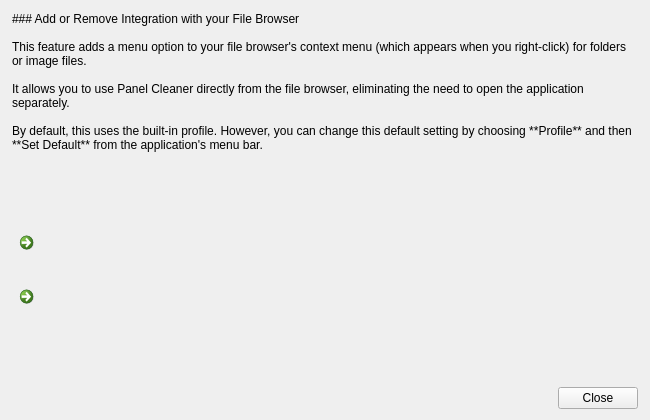
<?xml version="1.0" encoding="UTF-8"?>
<ui version="4.0">
 <class>FileManagerExtension</class>
 <widget class="QDialog" name="FileManagerExtension">
  <property name="geometry">
   <rect>
    <x>0</x>
    <y>0</y>
    <width>650</width>
    <height>420</height>
   </rect>
  </property>
  <property name="windowTitle">
   <string>File Manager Extension</string>
  </property>
  <layout class="QVBoxLayout" name="verticalLayout" stretch="0,0,0,0,0,0,0">
   <property name="spacing">
    <number>6</number>
   </property>
   <property name="leftMargin">
    <number>12</number>
   </property>
   <property name="topMargin">
    <number>12</number>
   </property>
   <property name="rightMargin">
    <number>12</number>
   </property>
   <item>
    <widget class="QLabel" name="label">
     <property name="text">
      <string>### Add or Remove Integration with your File Browser

This feature adds a menu option to your file browser's context menu (which appears when you right-click) for folders or image files.

It allows you to use Panel Cleaner directly from the file browser, eliminating the need to open the application separately.

By default, this uses the built-in profile. However, you can change this default setting by choosing **Profile** and then **Set Default** from the application's menu bar.</string>
     </property>
     <property name="textFormat">
      <enum>Qt::MarkdownText</enum>
     </property>
     <property name="wordWrap">
      <bool>true</bool>
     </property>
    </widget>
   </item>
   <item>
    <spacer name="verticalSpacer">
     <property name="orientation">
      <enum>Qt::Vertical</enum>
     </property>
     <property name="sizeHint" stdset="0">
      <size>
       <width>20</width>
       <height>12</height>
      </size>
     </property>
    </spacer>
   </item>
   <item>
    <widget class="QCommandLinkButton" name="commandLinkButton_install">
     <property name="text">
      <string notr="true">&lt;add shell extension&gt;</string>
     </property>
     <property name="description">
      <string notr="true">&lt;adding to what program&gt;</string>
     </property>
    </widget>
   </item>
   <item>
    <spacer name="verticalSpacer_3">
     <property name="orientation">
      <enum>Qt::Vertical</enum>
     </property>
     <property name="sizeType">
      <enum>QSizePolicy::Fixed</enum>
     </property>
     <property name="sizeHint" stdset="0">
      <size>
       <width>20</width>
       <height>12</height>
      </size>
     </property>
    </spacer>
   </item>
   <item>
    <widget class="QCommandLinkButton" name="commandLinkButton_uninstall">
     <property name="text">
      <string notr="true">&lt;remove shell extension&gt;</string>
     </property>
     <property name="icon">
      <iconset theme="edit-delete">
       <normaloff>.</normaloff>.</iconset>
     </property>
     <property name="description">
      <string notr="true">&lt;removing from what program&gt;</string>
     </property>
    </widget>
   </item>
   <item>
    <spacer name="verticalSpacer_2">
     <property name="orientation">
      <enum>Qt::Vertical</enum>
     </property>
     <property name="sizeHint" stdset="0">
      <size>
       <width>20</width>
       <height>12</height>
      </size>
     </property>
    </spacer>
   </item>
   <item>
    <widget class="QDialogButtonBox" name="buttonBox">
     <property name="standardButtons">
      <set>QDialogButtonBox::Close</set>
     </property>
    </widget>
   </item>
  </layout>
 </widget>
 <resources/>
 <connections>
  <connection>
   <sender>buttonBox</sender>
   <signal>rejected()</signal>
   <receiver>FileManagerExtension</receiver>
   <slot>reject()</slot>
   <hints>
    <hint type="sourcelabel">
     <x>576</x>
     <y>396</y>
    </hint>
    <hint type="destinationlabel">
     <x>535</x>
     <y>364</y>
    </hint>
   </hints>
  </connection>
 </connections>
</ui>
